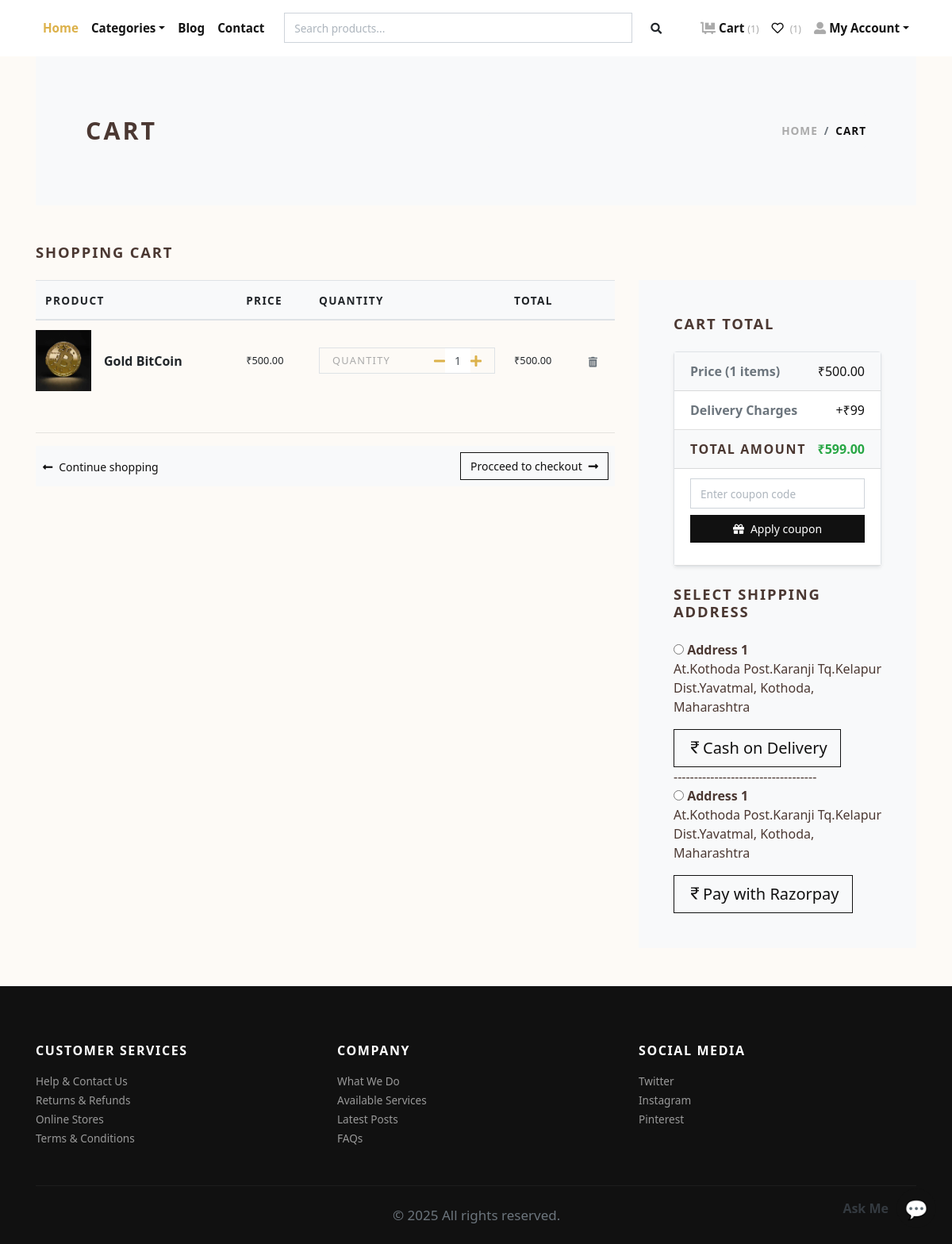
The page /cart/ (signed in) on the database its author committed.
### store/models.py (models this page shows, shortened)
class Cart(models.Model):
    user = models.ForeignKey(User, verbose_name="User", on_delete=models.CASCADE)
    product = models.ForeignKey(Product, verbose_name="Product", on_delete=models.CASCADE)
    quantity = models.PositiveIntegerField(default=1, verbose_name="Quantity")
    created_at = models.DateTimeField(auto_now_add=True, verbose_name="Created Date")
    updated_at = models.DateTimeField(auto_now=True, verbose_name="Updated Date")
    @property
    def total_price(self):
        return self.quantity * self.product.price

class Product(models.Model):
    title = models.CharField(max_length=150, verbose_name="Product Title")
    slug = models.SlugField(max_length=160, verbose_name="Product Slug")
    sku = models.CharField(max_length=255, unique=True, verbose_name="Unique Product ID (SKU)")
    short_description = models.TextField(verbose_name="Short Description")
    detail_description = models.TextField(blank=True, null=True, verbose_name="Detail Description")
    product_image = models.ImageField(upload_to='product', blank=True, null=True, verbose_name="Product Image")
    price = models.DecimalField(max_digits=8, decimal_places=2)
    category = models.ForeignKey(Category, verbose_name="Product Categoy", on_delete=models.CASCADE)
    is_active = models.BooleanField(verbose_name="Is Active?")
    is_featured = models.BooleanField(verbose_name="Is Featured?")
    created_at = models.DateTimeField(auto_now_add=True, verbose_name="Created Date")
    updated_at = models.DateTimeField(auto_now=True, verbose_name="Updated Date")
    class Meta:
        verbose_name_plural = 'Products'
        ordering = ('-created_at', )

class Address(models.Model):
    user = models.ForeignKey(User, verbose_name="User", on_delete=models.CASCADE)
    address = models.TextField(default="")
    user_phone_number = models.CharField(max_length=10,default="")
    city = models.CharField(max_length=100,default="")
    state = models.CharField(max_length=100,default="")
    pincode = models.CharField(max_length=10,default="")

### store/views.py (the view, shortened to what this page needs)
# urls.py: path('cart/', views.cart, name="cart"),
@login_required
def cart(request):
    user = request.user
    cart_products = Cart.objects.filter(user=user)
    amount, shipping_amount = get_cart_amount_and_order_data(user)
    coupon_form = CouponApplyForm()
    applied_coupon = None
    discount_amount = decimal.Decimal(0)
    total_amount_after_discount = amount + shipping_amount
    addresses = Address.objects.filter(user=user)
    context = {
        'cart_products': cart_products,
        'amount': amount,
        'shipping_amount': shipping_amount,
        'total_amount': amount + shipping_amount,
        'addresses': addresses,
        'coupon_form': coupon_form,
        'coupon': applied_coupon,
        'discount': discount_amount,
        'discount_amount': discount_amount,
        'total_amount_after_discount': total_amount_after_discount,
        'item_count': cart_products.count(),
    }
    return render(request, 'store/cart.html', context)

### templates/store/cart.html (shortened to what this page needs)
{% extends 'base.html' %}
{% load static %}
{% load humanize %}
    {% block content %}
      <div class="container">
        <section class="py-5 bg-light">
          <div class="container">
            <div class="row px-4 px-lg-5 py-lg-4 align-items-center">
              <div class="col-lg-6">
                <h1 class="h2 text-uppercase mb-0">Cart</h1>
              </div>
              <div class="col-lg-6 text-lg-right">
                <nav aria-label="breadcrumb">
                  <ol class="breadcrumb justify-content-lg-end mb-0 px-0">
                    <li class="breadcrumb-item active"><a href="{% url 'store:home' %}">Home</a></li>
                    <li class="breadcrumb-item" aria-current="page">Cart</li>
                  </ol>
                </nav>
              </div>
            </div>
          </div>
        </section>
        {% if cart_products %}
        <section class="py-5">
          <h2 class="h5 text-uppercase mb-4">Shopping cart</h2>
          <div class="row">
            <div class="col-lg-8 mb-4 mb-lg-0">
              <div class="table-responsive mb-4 ">
                <table class="table">
                  <thead class="bg-light">
                    <tr>
                      <th class="border-1" scope="col"> <strong class="text-small text-uppercase">Product</strong></th>
                      <th class="border-1" scope="col"> <strong class="text-small text-uppercase">Price</strong></th>
                      <th class="border-1" scope="col"> <strong class="text-small text-uppercase">Quantity</strong></th>
                      <th class="border-1" scope="col"> <strong class="text-small text-uppercase">Total</strong></th>
                      <th class="border-1" scope="col"> </th>
                    </tr>
                  </thead>
                  <tbody>
                    {% for cart_product in cart_products %}
                    <tr>
                      <th class="pl-0 border-1" scope="row">
                        <div class="media align-items-center">
                          {% if cart_product.product.product_image %}
                            <a class="reset-anchor d-block animsition-link" href="{% url 'store:product-detail' cart_product.product.slug %}"><img src="{{cart_product.product.product_image.url}}" alt="{{cart_product.product.title}}" width="70px"/></a>
                          {% else %}
                            <a class="reset-anchor d-block animsition-link" href="{% url 'store:product-detail' cart_product.product.slug %}"><img src="{% static 'img/product-detail-3.jpg' %}" alt="{{cart_product.product.title}}" width="70px"/></a>
                          {% endif %}
                          <div class="media-body ml-3"><strong class="h6"><a class="reset-anchor animsition-link" href="{% url 'store:product-detail' cart_product.product.slug %}">{{cart_product.product.title}}</a></strong></div>
                        </div>
                      </th>
                      <td class="align-middle border-1">
                        <p class="mb-0 small">₹{{cart_product.product.price}}</p>
                      </td>
                      <td class="align-middle border-1">
                        <div class="border d-flex align-items-center justify-content-between px-3"><span class="small text-uppercase text-gray headings-font-family">Quantity</span>
                          <div class="quantity">
                            <a href="{% url 'store:minus-cart' cart_product.id %}" class="dec-btn p-0 ml-"><i class="fas fa-minus"></i></a>
                            <input class="form-control form-control-sm border-0 shadow-0 p-0" type="text" value="{{cart_product.quantity}}"/>
                            <a href="{% url 'store:plus-cart' cart_product.id %}" class="inc-btn p-0"><i class="fas fa-plus"></i></a>
                          </div>
                        </div>
                      </td>
                      <td class="align-middle border-1">
                        <p class="mb-0 small">₹{{cart_product.total_price|intcomma}}</p>
                      </td>
                      <td class="align-middle border-1"><a class="reset-anchor" href="{% url 'store:remove-cart' cart_product.id %}"><i class="fas fa-trash-alt small text-muted"></i></a></td>
                    </tr>
                    {% endfor %}
                  </tbody>
                </table>
              </div>
              <hr>
              <div class="bg-light px-2 py-2">
                <div class="row align-items-center text-center">
                  <div class="col-md-6 mb-3 mb-md-0 text-md-left"><a class="btn btn-link p-0 text-dark btn-sm" href="{% url 'store:home' %}"><i class="fas fa-long-arrow-alt-left mr-2"> </i>Continue shopping</a></div>
                  <div class="col-md-6 text-md-right"><a class="btn btn-outline-dark btn-sm" href="{% url 'store:checkout' %}">Procceed to checkout<i class="fas fa-long-arrow-alt-right ml-2"></i></a></div>
                </div>
              </div>
            </div>
            <div class="col-lg-4">
              <div class="card border-0 rounded-0 p-lg-4 bg-light">
                <div class="card-body">
                  <h5 class="text-uppercase mb-4">Cart total</h5>
                  <ul class="list-group list-group-flush shadow-sm rounded border">
                    <li class="list-group-item d-flex justify-content-between align-items-center bg-light">
                      <strong class="text-muted">Price ({{ item_count }} items)</strong>
                      <span class="text-dark">₹{{ amount|intcomma }}</span>
                    </li>
                    <li class="list-group-item d-flex justify-content-between align-items-center">
                      <strong class="text-muted">Delivery Charges</strong>
                      <span class="text-dark">{% if shipping_amount > 0 %}+₹{{ shipping_amount }}{% else %}<span class="text-success">Free</span>{% endif %}</span>
                    </li>
                    <li class="list-group-item d-flex justify-content-between align-items-center bg-light">
                      <strong class="text-uppercase">Total Amount</strong>
                      <strong class="text-success">₹{{ total_amount_after_discount|intcomma }}</strong>
                    </li>
                    {% if not discount %}
                    <li class="list-group-item">
                      <form method="post" action="{% url 'store:apply_coupon' %}" class="w-100">
                        <div class="form-group">
                          {{ coupon_form.code }}
                          <button class="btn btn-dark btn-sm btn-block mt-2" type="submit">
                            <i class="fas fa-gift mr-2"></i>Apply coupon
                          </button>
                        </div>
                      </form>
                    </li>
                    {% endif %}
                  </ul>
                  <h5 class="text-uppercase my-4">Select Shipping Address</h5>
                  <form action="{% url 'store:checkout' %}" id="myform" method='post'>
                    {% if addresses %}
                      {% for address in addresses %}
                        <div class="mb-3">
                        <input type="radio" name="address" value="{{address.id}}"> <strong>Address {{forloop.counter}}</strong> <br>
                       {{address.address}}, {{address.city}}, {{address.state}}
                        </div>
                      {% endfor %}
                    {% endif %}
                    <button type="submit" class="btn btn-dark btn-lg btn-outline-dark" name="payment_method" value="COD" type="submit">
                      <i class="bi bi-currency-rupee"></i></i>Cash on Delivery</button>
                  </form>
                  -----------------------------------
                  {% include 'store/payment.html' %}
                </div>
              </div>
            </div>
          </div>
        </section>
        {% else %}
          <div class="text-center py-5">
            <h3 class="mb-3">Your cart is empty.</h3>
            <a href="{% url 'store:home' %}"><i class="fas fa-long-arrow-alt-left mr-2"> </i>Continue shopping</a>
          </div>
        {% endif %}
      </div>
      {% endblock content %}

### templates/navbar.html (shortened to what this page needs)
{% load static %}
<header class="header bg-white">
  <div class="container px-0 px-lg-3">
    <nav class="navbar navbar-expand-lg navbar-light py-3 px-lg-0 fixed-top">
      <div class="collapse navbar-collapse" id="navbarSupportedContent">
        <ul class="navbar-nav mr-auto">
          <li class="nav-item">
            <a class="nav-link active" href="{% url 'store:home' %}">Home</a>
          </li>
          <li class="nav-item dropdown">
            <a class="nav-link dropdown-toggle" id="pagesDropdown" href="#" data-toggle="dropdown" aria-haspopup="true"
              aria-expanded="false">Categories</a>
          </li>
          <li class="nav-item">
            <a class="nav-link" href="{% url 'store:blog_list' %}">Blog</a>
          </li>
          <li class="nav-item">
            <a class="nav-link" href="{% url 'store:contact' %}">Contact</a>
          </li>
        </ul>
        <div class="d-flex align-items-center">
          <form method="GET" action="{% url 'store:search' %}" class="form-inline d-none d-lg-block" style="width:500px;">
            <div class="input-group">
              <input type="text" name="q" class="form-control" placeholder="Search products..." aria-label="Search" required>
              <div class="input-group-append">
                <button class="btn" type="submit" style="border: none; background-color: transparent;">
                  <i class="fas fa-search fa-sm"></i>
                </button>
              </div>
            </div>
          </form>
        </div>
        <ul class="navbar-nav ml-auto">
          {% if request.user.is_authenticated %}
          <li class="nav-item">
            <a class="nav-link" href="{% url 'store:cart' %}">
              <i class="fas fa-dolly-flatbed mr-1 text-gray"></i>Cart
              <small class="text-gray">({{ cart_items.count }})</small>
            </a>
          </li>
          <li class="nav-item">
            <a class="nav-link" href="{% url 'store:wishlist' %}">
              <i class="far fa-heart mr-1"></i>
              <small class="text-gray">({{ user.wishlist_set.count }})</small>
            </a>
          </li>
          <li class="nav-item dropdown">
            <a class="nav-link dropdown-toggle" id="userDropdown" href="#" data-toggle="dropdown" aria-haspopup="true"
              aria-expanded="false"><i class="fas fa-user-alt mr-1 text-gray"></i>My Account</a>
          </li>
          {% else %}
          <li class="nav-item"><a class="nav-link" href="{% url 'store:login' %}">Login</a></li>
          <li class="nav-item"><a class="nav-link" href="{% url 'store:register' %}">Create Account</a></li>
          {% endif %}
        </ul>
      </div>
    </nav>
  </div>
</header>

### templates/store/payment.html (shortened to what this page needs)
{% block payment-gateway %}
<form method="post" action="{% url 'store:generate-payment' %}">
    {% if addresses %}
      {% for address in addresses %}
        <div class="mb-3">
        <input type="radio" name="address" value="{{address.id}}"> <strong>Address {{forloop.counter}}</strong> <br>
       {{address.address}}, {{address.city}}, {{address.state}}
        </div>
      {% endfor %}
    {% endif %}
    <button type="submit" class="btn btn-dark btn-lg btn-outline-dark" id="rzp-button1" name="payment_method" value="Online" type="submit">
      <i class="bi bi-currency-rupee"></i></i>Pay with Razorpay</button>
</form>
{% endblock payment-gateway %}

### rows shown on the page
Cart: product.product_image (picture), product "Gold BitCoin", product.price "500.00", quantity "1", total_price "500.00"
Address: address "At.Kothoda Post.Karanji Tq.Kelapur Dist.Yavatmal", city "Kothoda", state "Maharashtra"

### other values the page prints
{{ cart_items.count }} "1"
{{ user.wishlist_set.count }} "1"
{{ item_count }} "1"
{{ amount|intcomma }} "500.00"
{{ shipping_amount }} "99"
{{ total_amount_after_discount|intcomma }} "599.00"
